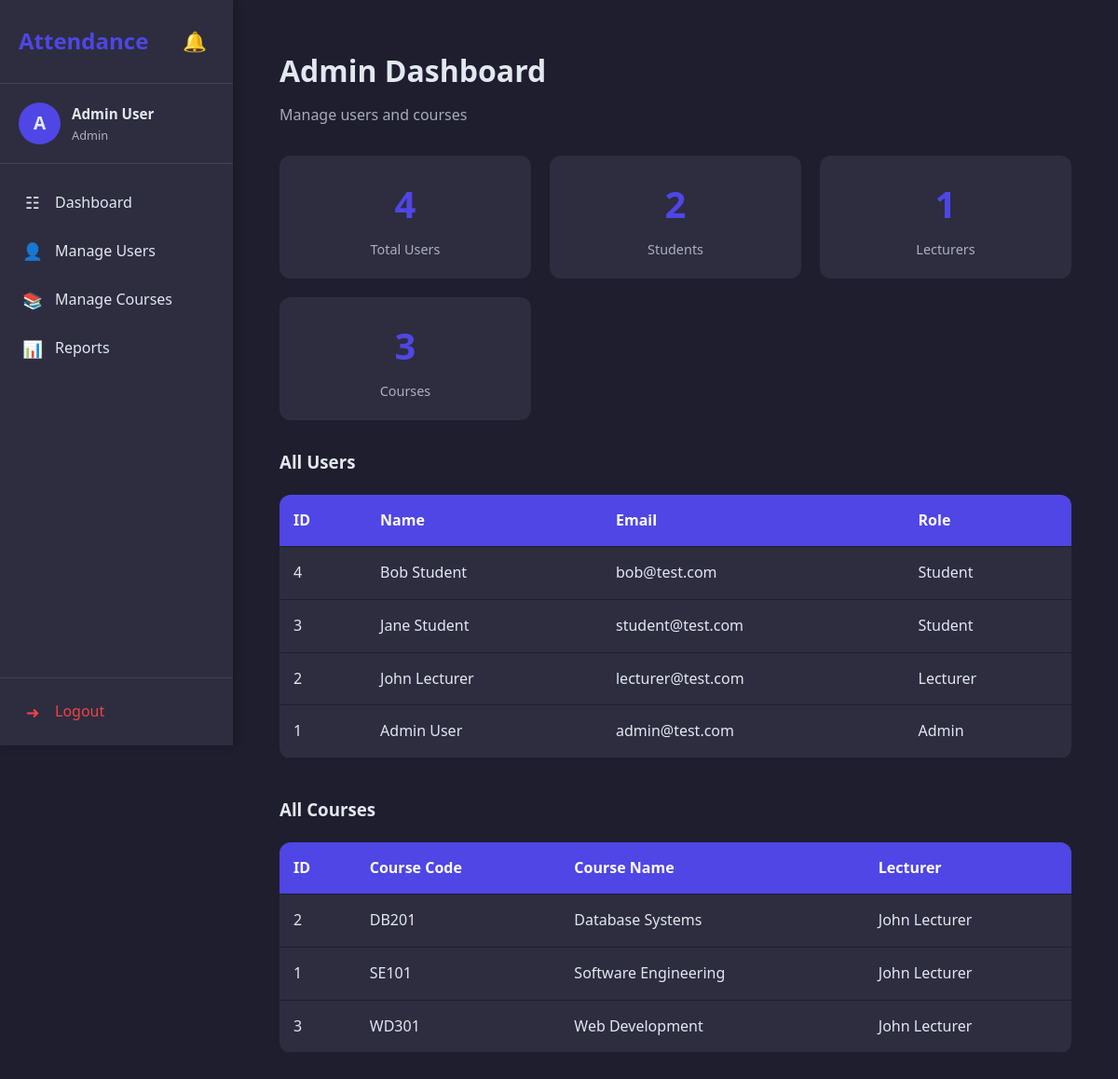
Page /admin/dashboard.php (signed in) on the committed database.
### tables this page shows
CREATE TABLE users (
    user_id INT AUTO_INCREMENT PRIMARY KEY,
    name VARCHAR(100),
    email VARCHAR(100) UNIQUE,
    password VARCHAR(255),
    role ENUM('student', 'lecturer', 'admin') NOT NULL
);

CREATE TABLE courses (
    course_id INT AUTO_INCREMENT PRIMARY KEY,
    course_name VARCHAR(100),
    course_code VARCHAR(20),
    lecturer_id INT,
    color VARCHAR(7) DEFAULT '#4f46e5',
    FOREIGN KEY (lecturer_id) REFERENCES users(user_id)
);

### admin/dashboard.php (the view, shortened to what this page needs)
<?php
include '../config/db_connect.php';
include '../includes/header.php';
$users_count = $conn->query("SELECT COUNT(*) as count FROM users")->fetch_assoc()['count'];
$students_count = $conn->query("SELECT COUNT(*) as count FROM users WHERE role = 'student'")->fetch_assoc()['count'];
$lecturers_count = $conn->query("SELECT COUNT(*) as count FROM users WHERE role = 'lecturer'")->fetch_assoc()['count'];
$courses_count = $conn->query("SELECT COUNT(*) as count FROM courses")->fetch_assoc()['count'];
$users_result = $conn->query("SELECT user_id, name, email, role FROM users ORDER BY role, name");
$courses_result = $conn->query("SELECT c.course_id, c.course_name, c.course_code, u.name as lecturer_name
                                 FROM courses c
                                 LEFT JOIN users u ON c.lecturer_id = u.user_id
                                 ORDER BY c.course_name");
?>
<div class="container">
    <div class="page-header">
        <h2>Admin Dashboard</h2>
        <p>Manage users and courses</p>
    </div>
    <div class="stats-grid">
        <div class="stat-card">
            <div class="stat-number"><?php echo $users_count; ?></div>
            <div class="stat-label">Total Users</div>
        </div>
        <div class="stat-card">
            <div class="stat-number"><?php echo $students_count; ?></div>
            <div class="stat-label">Students</div>
        </div>
        <div class="stat-card">
            <div class="stat-number"><?php echo $lecturers_count; ?></div>
            <div class="stat-label">Lecturers</div>
        </div>
        <div class="stat-card">
            <div class="stat-number"><?php echo $courses_count; ?></div>
            <div class="stat-label">Courses</div>
        </div>
    </div>
    <h3>All Users</h3>
    <div class="table-container">
        <table>
            <thead>
                <tr>
                    <th>ID</th>
                    <th>Name</th>
                    <th>Email</th>
                    <th>Role</th>
                </tr>
            </thead>
            <tbody>
                <?php
                while($user = $users_result->fetch_assoc()) {
                ?>
                <tr>
                    <td><?php echo $user['user_id']; ?></td>
                    <td><?php echo htmlspecialchars($user['name']); ?></td>
                    <td><?php echo htmlspecialchars($user['email']); ?></td>
                    <td><?php echo ucfirst($user['role']); ?></td>
                </tr>
                <?php } ?>
            </tbody>
        </table>
    </div>
    <h3 style="margin-top: 40px;">All Courses</h3>
    <div class="table-container">
        <table>
            <thead>
                <tr>
                    <th>ID</th>
                    <th>Course Code</th>
                    <th>Course Name</th>
                    <th>Lecturer</th>
                </tr>
            </thead>
            <tbody>
                <?php
                while($course = $courses_result->fetch_assoc()) {
                ?>
                <tr>
                    <td><?php echo $course['course_id']; ?></td>
                    <td><?php echo htmlspecialchars($course['course_code']); ?></td>
                    <td><?php echo htmlspecialchars($course['course_name']); ?></td>
                    <td><?php echo htmlspecialchars($course['lecturer_name'] ?? 'Not Assigned'); ?></td>
                </tr>
                <?php } ?>
            </tbody>
        </table>
    </div>
</div>
<?php include '../includes/footer.php'; ?>

### includes/header.php (shortened to what this page needs)
<!DOCTYPE html>
<html lang="en">
<head>
    <link rel="stylesheet" href="../assets/css/style.css">
</head>
<body>
    <?php if(isset($_SESSION['user_id'])): ?>
    <div class="app-layout">
        <aside class="sidebar" id="sidebar">
            <div class="sidebar-header">
                <div class="logo">Attendance</div>
                <div class="notification-bell desktop-only" id="notificationBell" onclick="toggleNotificationPanel()">
                    <span class="bell-icon">&#128276;</span>
                </div>
            </div>
            <div class="user-profile">
                <div class="avatar"><?php echo strtoupper(substr($_SESSION['name'], 0, 1)); ?></div>
                <div class="user-details">
                    <span class="user-name"><?php echo htmlspecialchars($_SESSION['name']); ?></span>
                    <span class="user-role"><?php echo ucfirst($_SESSION['role']); ?></span>
                </div>
            </div>
            <nav class="sidebar-nav">
                <?php if($_SESSION['role'] == 'admin'): ?>
                    <a href="../admin/dashboard.php" class="nav-item">
                        <span class="nav-icon">&#9783;</span>
                        Dashboard
                    </a>
                    <a href="../admin/users.php" class="nav-item">
                        <span class="nav-icon">&#128100;</span>
                        Manage Users
                    </a>
                    <a href="../admin/courses.php" class="nav-item">
                        <span class="nav-icon">&#128218;</span>
                        Manage Courses
                    </a>
                    <a href="../admin/reports.php" class="nav-item">
                        <span class="nav-icon">&#128202;</span>
                        Reports
                    </a>
                <?php endif; ?>
            </nav>
            <div class="sidebar-footer">
                <a href="../logout.php" class="nav-item logout">
                    <span class="nav-icon">&#10140;</span>
                    Logout
                </a>
            </div>
        </aside>
        <main class="main-content">
    <?php endif; ?>

### includes/footer.php (shortened to what this page needs)
<?php if(isset($_SESSION['user_id'])): ?>
        </main>
    </div>
<?php endif; ?>
</body>
</html>

### assets/css/style.css (style rules this page uses)
:root { --primary-color: #4f46e5; --primary-hover: #4338ca; --secondary-color: #6366f1; --success-color: #22c55e; --warning-color: #f59e0b; --danger-color: #ef4444; --dark-bg: #1e1e2e; --dark-card: #2d2d3f; --dark-text: #e2e8f0; --light-bg: #f8fafc; --light-card: #ffffff; --light-text: #1e293b; --border-radius: 12px; --shadow: 0 4px 6px -1px rgba(0, 0, 0, 0.1); }
* { margin: 0; padding: 0; box-sizing: border-box; }
body { font-family: 'Segoe UI', Tahoma, Geneva, Verdana, sans-serif; background-color: var(--dark-bg); color: var(--dark-text); line-height: 1.6; min-height: 100vh; }
a { text-decoration: none; color: inherit; }
.app-layout { display: flex; min-height: 100vh; }
.sidebar { width: 250px; background-color: var(--dark-card); display: flex; flex-direction: column; position: fixed; height: 100vh; left: 0; top: 0; z-index: 100; box-shadow: 2px 0 10px rgba(0, 0, 0, 0.2); }
.sidebar-header { padding: 20px; border-bottom: 1px solid rgba(255, 255, 255, 0.1); }
.sidebar-header .logo { font-size: 1.5rem; font-weight: bold; color: var(--primary-color); }
.user-profile { display: flex; align-items: center; gap: 12px; padding: 20px; border-bottom: 1px solid rgba(255, 255, 255, 0.1); }
.user-profile .avatar { width: 45px; height: 45px; border-radius: 50%; background-color: var(--primary-color); display: flex; align-items: center; justify-content: center; font-weight: bold; font-size: 1.2rem; }
.user-details { display: flex; flex-direction: column; }
.user-name { font-weight: 600; font-size: 0.95rem; }
.user-role { font-size: 0.8rem; opacity: 0.7; text-transform: capitalize; }
.sidebar-nav { flex: 1; padding: 15px 0; overflow-y: auto; }
.nav-item { display: flex; align-items: center; gap: 12px; padding: 12px 20px; color: var(--dark-text); transition: all 0.3s; border-left: 3px solid transparent; }
.nav-icon { font-size: 1.1rem; width: 24px; text-align: center; }
.sidebar-footer { padding: 10px 0; border-top: 1px solid rgba(255, 255, 255, 0.1); flex-shrink: 0; }
.sidebar-footer .logout { color: var(--danger-color); min-height: 48px; }
.main-content { flex: 1; margin-left: 250px; padding: 30px; min-height: 100vh; }
.container { max-width: 1200px; margin: 0 auto; padding: 20px; }
.table-container { overflow-x: auto; }
table { width: 100%; border-collapse: collapse; margin-top: 20px; background-color: var(--dark-card); border-radius: var(--border-radius); overflow: hidden; }
table th, table td { padding: 15px; text-align: left; border-bottom: 1px solid var(--dark-bg); }
table th { background-color: var(--primary-color); color: white; font-weight: 600; }
.page-header { margin-bottom: 30px; }
.page-header h2 { font-size: 2rem; margin-bottom: 10px; }
.page-header p { opacity: 0.7; }
.stats-grid { display: grid; grid-template-columns: repeat(auto-fit, minmax(200px, 1fr)); gap: 20px; margin-bottom: 30px; }
.stat-card { background-color: var(--dark-card); padding: 20px; border-radius: var(--border-radius); text-align: center; }
.stat-card .stat-number { font-size: 2.5rem; font-weight: bold; color: var(--primary-color); }
.stat-card .stat-label { opacity: 0.7; margin-top: 5px; }
.sidebar-header { display: flex; justify-content: space-between; align-items: center; }
.notification-bell { position: relative; cursor: pointer; padding: 8px; border-radius: 50%; transition: background-color 0.3s; }
.notification-bell .bell-icon { font-size: 1.3rem; }
.stat-card .stat-label { font-size: 0.9rem; opacity: 0.7; }
.desktop-only { display: block; }

### rows in the picture
users: user_id "4", name "Bob Student", email "bob@test.com", role "Student"
users: user_id "3", name "Jane Student", email "student@test.com", role "Student"
users: user_id "2", name "John Lecturer", email "lecturer@test.com", role "Lecturer"
users: user_id "1", name "Admin User", email "admin@test.com", role "Admin"
courses: course_id "2", course_code "DB201", course_name "Database Systems", lecturer.name "John Lecturer"
courses: course_id "1", course_code "SE101", course_name "Software Engineering", lecturer.name "John Lecturer"
courses: course_id "3", course_code "WD301", course_name "Web Development", lecturer.name "John Lecturer"

### other values in the picture
substr($_SESSION['name'], 0, 1) "A"
$_SESSION['name'] "Admin User"
$_SESSION['role'] "Admin"
$users_count "4"
$students_count "2"
$lecturers_count "1"
$courses_count "3"
